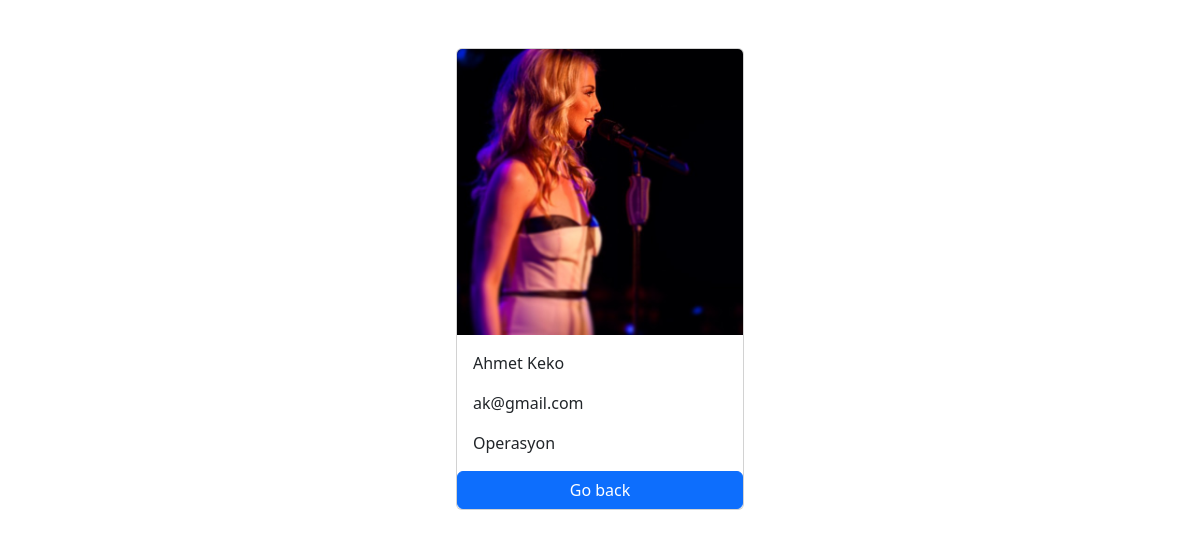
Page /employees/3/ on the committed database.
### employees/models.py (models this page shows, shortened)
class Employee(models.Model):
    first_name = models.CharField(max_length=100)  # Name field, a character field with maximum length of 100
    last_name = models.CharField(max_length=100)  # Last name field, a character field with maximum length of 100
    photo = models.ImageField(upload_to='photos')  # Photo field, an image field where images will be uploaded to 'images' directory
    designation = models.CharField(max_length=100)  # Designation field, a character field with maximum length of 100
    email = models.EmailField(max_length=100, unique=True)  # Email field, an email field with maximum length of 100, must be unique
    phone_number = models.CharField(max_length=12, blank=True)  # Phone number field, a character field with maximum length of 12, can be blank
    created_at = models.DateTimeField(auto_now_add=True)  # Created at field, a datetime field which is automatically set to the current date and time when the object is first created
    updated_at = models.DateTimeField(auto_now=True)  # Updated at field, a datetime field which is automatically set to the current date and time whenever the object is saved

### employees/views.py (the view)
# urls.py: path('<int:id>/', views.employee_detail, name='employee_detail')
def employee_detail(request, id):
    employee = get_object_or_404(Employee, id=id)
    context = {
        'employee': employee
    }
    return render(request, 'employee_detail.html', context)

### templates/employee_detail.html (shortened to what this page needs)
{% load static %}
<!DOCTYPE html>
<html lang="en">
<head>
    <link rel="stylesheet" href="{% static 'css/styles.css' %}"/>
    <link href="https://cdn.jsdelivr.net/npm/bootstrap@5.2.3/dist/css/bootstrap.min.css" rel="stylesheet"
>
</head>
<body>
<div class="container pt-5">
    <div class="card mx-auto" style="width: 18rem;">
        <img src="{{ employee.photo.url }}" class="card-img-top" alt="...">
        <div class="card-body">
            <p class="card-text"> {{ employee.first_name }} {{ employee.last_name }}</p>
            <p class="card-text"> {{ employee.email }}</p>
            <p class="card-text"> {{ employee.designation }}</p>
        </div>
        <a href="{% url 'home' %}" class="btn btn-primary">Go back</a>
    </div>
</div>
</body>
</html>

### rows in the picture
Employee: photo (picture), first_name "Ahmet", last_name "Keko", email "ak@gmail.com", designation "Operasyon"
